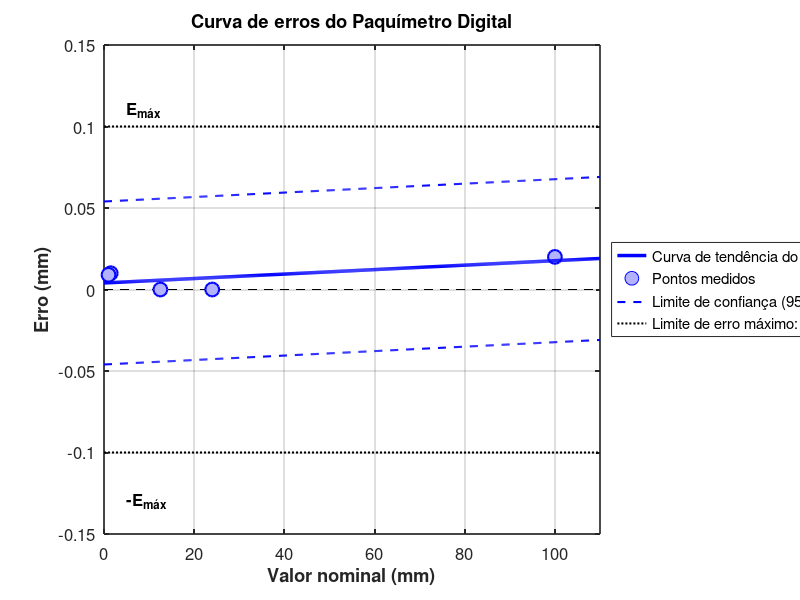

Write MATLAB code to recreate this figure.
% Análise Metrológica do Paquímetro Digital
% Questão: Curva de Erros e Erro Máximo

clear all;
close all;
clc;

fprintf('=== ANÁLISE METROLÓGICA DO PAQUÍMETRO DIGITAL ===\n\n');

% Dados das medições - valores em mm
% [Bloco-padrão, td, s ou u, Coef. t Student, P¹, td+P, td-P]
tabela_paq = [
    24.0, 24.0, 0.012, 3.307, 0.04, 24.04, 23.96;
    100.0, 100.02, 0.006, 3.307, 0.02, 100.04, 100.0;
    1.49, 1.5, 0.01, 3.307, 0.03, 1.53, 1.47;
    12.5, 12.5, 0.015, 3.307, 0.05, 12.55, 12.45;
    1.001, 1.01, 0.0, 3.307, 0.0, 1.01, 1.01
];

% Extração dos valores para análise
valor_real = tabela_paq(:, 1)';  % Blocos-padrão (valor real)
tendencia = tabela_paq(:, 2)';   % Tendências (td)
incerteza = tabela_paq(:, 5)';   % Incertezas expandidas (P¹)

% Para o cálculo do erro, usamos a tendência em relação ao valor real
erro = tendencia - valor_real;

% Estatísticas
erro_medio = mean(erro);
desvio = std(erro);
incerteza_media = mean(incerteza);

% Exibir estatísticas
fprintf('ESTATÍSTICAS DO PAQUÍMETRO DIGITAL:\n');
fprintf('Erro médio: %.4f mm\n', erro_medio);
fprintf('Desvio padrão do erro: %.4f mm\n', desvio);
fprintf('Incerteza média (95,45%%): %.4f mm\n\n', incerteza_media);

% Ajuste linear da curva de erros
coef = polyfit(valor_real, erro, 1);
slope = coef(1);
intercept = coef(2);

% Equação da curva de erros
fprintf('EQUAÇÃO DA CURVA DE ERROS:\n');
fprintf('Erro = %.6f × Valor + %.6f\n', slope, intercept);
fprintf('(Erro em mm, Valor em mm)\n\n');

% Cálculo do erro máximo
erro_maximo = max(abs(erro) + incerteza);
fprintf('ERRO MÁXIMO: %.4f mm\n\n', erro_maximo);

% ----- GRÁFICO: CURVA DE ERROS -----

% Gerar pontos para plotar a reta
x_range = linspace(0, 110, 500);
y_curva = polyval(coef, x_range);

% Criar figura com tamanho adequado
figure('Position', [100, 100, 900, 600]);
clf;
hold on;

% Definir cor para o paquímetro
cor_paq = [0, 0, 1];  % azul

% Calcular o erro máximo para definir as linhas de referência
E_max = erro_maximo;
E_max = ceil(E_max * 10) / 10;  % Arredondar para cima para a primeira casa decimal

% Plotar linhas horizontais pontilhadas para Emáx e -Emáx
h_emax_pos = plot([0, 110], [E_max, E_max], 'k:', 'LineWidth', 1.5);
h_emax_neg = plot([0, 110], [-E_max, -E_max], 'k:', 'LineWidth', 1.5);
text(5, E_max + 0.01, 'E_{máx}', 'FontSize', 12, 'FontWeight', 'bold');
text(5, -E_max - 0.03, '-E_{máx}', 'FontSize', 12, 'FontWeight', 'bold');

% Plotar linha de erro zero
plot([0 110], [0 0], 'k--', 'LineWidth', 0.5);

% Calcular valor máximo de incerteza
max_incerteza = max(incerteza);

% Plotar pontos medidos - Melhorar visualização dos pontos
h_pontos = scatter(valor_real, erro, 100, 'o', 'MarkerEdgeColor', cor_paq, 'MarkerFaceColor', [0.7, 0.7, 1], 'LineWidth', 1.5);

% Plotar curva de erros
h_curva = plot(x_range, y_curva, '-', 'LineWidth', 2.5, 'Color', cor_paq);

% Plotar envelope de incerteza
h_inc_sup = plot(x_range, y_curva + max_incerteza, '--', 'LineWidth', 1.5, 'Color', cor_paq);
h_inc_inf = plot(x_range, y_curva - max_incerteza, '--', 'LineWidth', 1.5, 'Color', cor_paq);

% Configurações do gráfico
grid on;
box on;
xlabel('Valor nominal (mm)', 'FontSize', 14, 'FontWeight', 'bold');
ylabel('Erro (mm)', 'FontSize', 14, 'FontWeight', 'bold');
title('Curva de erros do Paquímetro Digital', 'FontSize', 16, 'FontWeight', 'bold');

% Definir limites dos eixos
ylim([-E_max*1.5, E_max*1.5]);
xlim([0, 110]);

% Reservar espaço para o gráfico antes de adicionar a legenda
pos = get(gca, 'Position');
set(gca, 'Position', [pos(1), pos(2), pos(3)*0.8, pos(4)]);

% Criar legenda completa com todas as informações
legend([h_curva, h_pontos, h_inc_sup, h_emax_pos], ...
       {sprintf('Curva de tendência do erro'), ...
        sprintf('Pontos medidos'), ...
        sprintf('Limite de confiança (95,45%%)'), ...
        sprintf('Limite de erro máximo: %.4f mm', erro_maximo)}, ...
        'Location', 'eastoutside', 'FontSize', 10, 'Box', 'on');

% Melhorar aparência geral
set(gca, 'FontSize', 12);
set(gca, 'LineWidth', 1.2);

% Salvar gráfico como PNG com melhor resolução
print('curva_erros_paquimetro_digital.png', '-dpng', '-r400', '-loose');

fprintf('Análise concluída! Gráfico salvo em: "curva_erros_paquimetro_digital.png"\n'); 